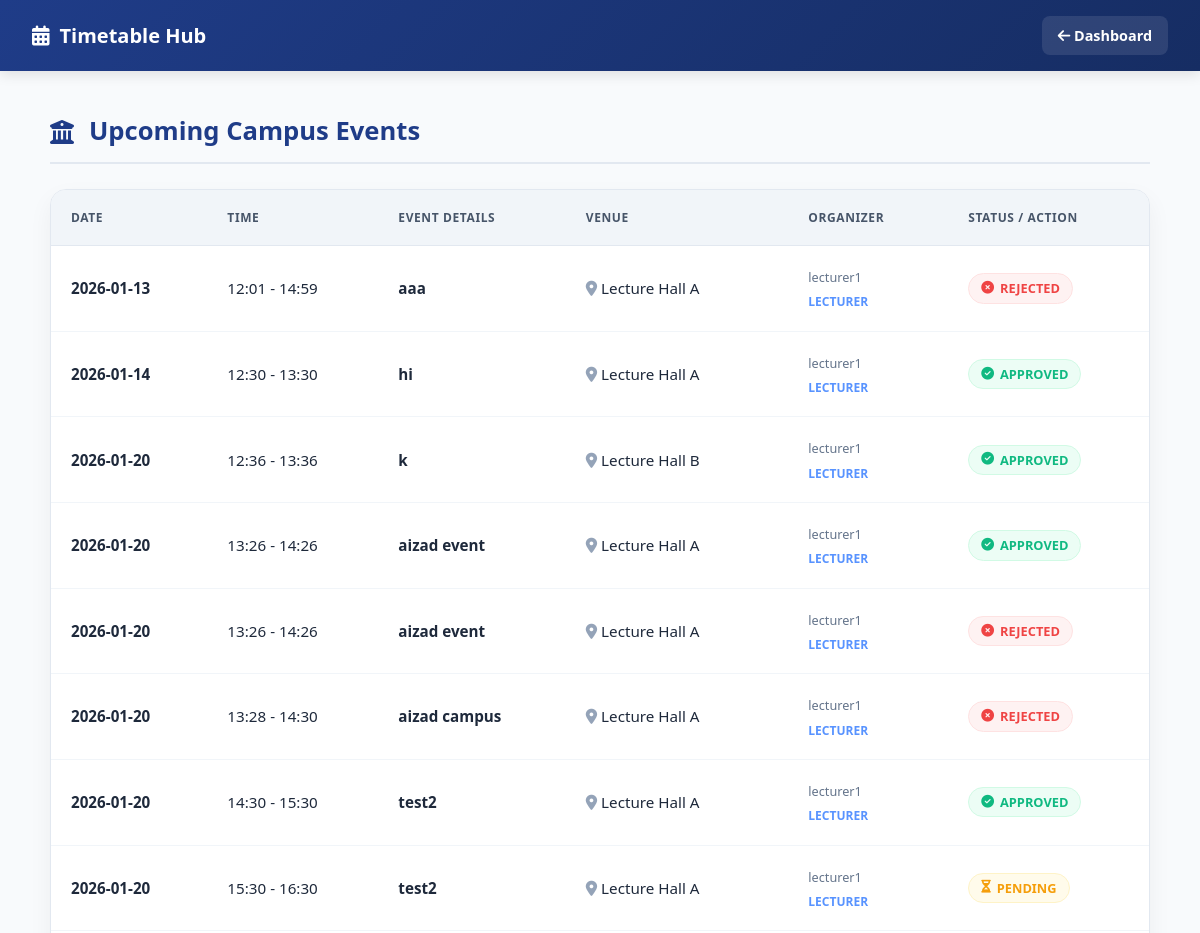
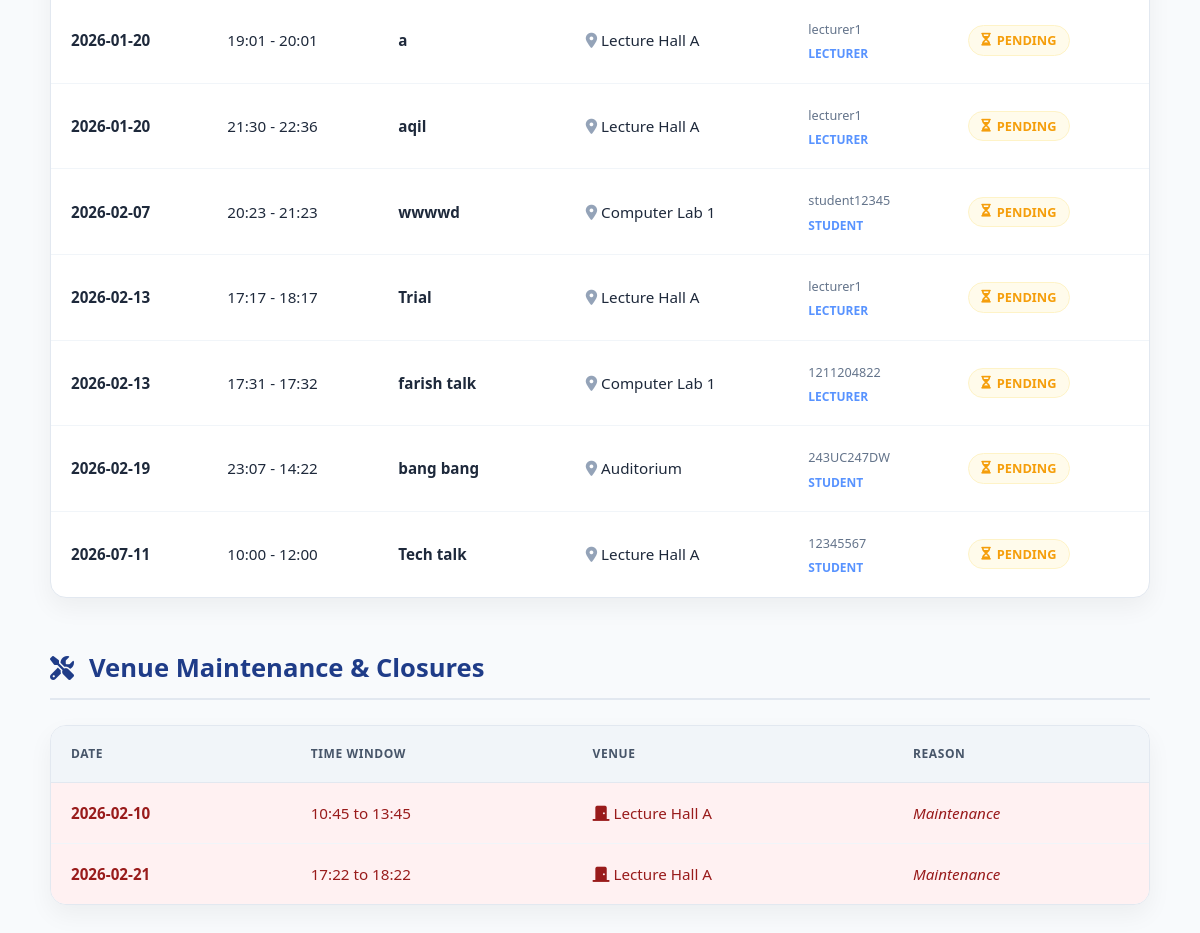
Page /timetable on the committed database (2 pictures, top to bottom).
### tables this page shows
CREATE TABLE venue_bookings (
    id INTEGER PRIMARY KEY AUTOINCREMENT,
    title TEXT NOT NULL,
    date TEXT NOT NULL,
    start_time TEXT NOT NULL,
    end_time TEXT NOT NULL,
    location TEXT NOT NULL,
    booked_by TEXT NOT NULL,
    user_role TEXT NOT NULL
, status TEXT DEFAULT 'pending');

CREATE TABLE venue_unavailability (
    id INTEGER PRIMARY KEY AUTOINCREMENT,
    location TEXT NOT NULL,
    date TEXT NOT NULL,
    start_time TEXT NOT NULL,
    end_time TEXT NOT NULL,
    reason TEXT NOT NULL
);

### app.py (the view)
@app.route('/timetable')
def timetable():
    events = query_db(
        ADMIN_DB,
        """
        SELECT
            id,
            title,
            date,
            start_time,
            end_time,
            location,
            booked_by,
            user_role,
            status
        FROM venue_bookings
        ORDER BY date, start_time
        """
    )
    unavailable = query_db(
        ADMIN_DB,
        """
        SELECT
            location,
            date,
            start_time,
            end_time,
            reason
        FROM venue_unavailability
        ORDER BY date, start_time
        """
    )
    return render_template(
        'timetable.html',
        events=events,
        unavailable=unavailable
    )

### app.py (called while the page is built)
def query_db(db, query, args=(), one=False):
    conn = sqlite3.connect(db)
    conn.row_factory = sqlite3.Row
    cur = conn.cursor()
    cur.execute(query, args)
    conn.commit()
    result = cur.fetchall()
    conn.close()
    return result[0] if one and result else result

### templates/timetable.html (shortened to what this page needs)
<!DOCTYPE html>
<html lang="en">
<head>
    <link rel="stylesheet" href="https://cdnjs.cloudflare.com/ajax/libs/font-awesome/6.4.0/css/all.min.css">
</head>
<body>
<div class="navbar">
    <h3><i class="fas fa-calendar-alt"></i> Timetable Hub</h3>
    <a href="{{ url_for('dashboard') }}"><i class="fas fa-arrow-left"></i> Dashboard</a>
</div>
<div class="container">
    <div class="section-header">
        <i class="fas fa-university"></i>
        <h2>Upcoming Campus Events</h2>
    </div>
    <div class="table-card">
        <table>
            <thead>
                <tr>
                    <th>Date</th>
                    <th>Time</th>
                    <th>Event Details</th>
                    <th>Venue</th>
                    <th>Organizer</th>
                    <th>Status / Action</th>
                </tr>
            </thead>
            <tbody>
                {% for event in events %}
                <tr>
                    <td><strong>{{ event[2] }}</strong></td>
                    <td>{{ event[3] }} - {{ event[4] }}</td>
                    <td><strong>{{ event[1] }}</strong></td>
                    <td><i class="fas fa-map-marker-alt" style="color:#94a3b8"></i> {{ event[5] }}</td>
                    <td>
                        <small style="color: #64748b;">{{ event[6] }}</small><br>
                        <span style="font-size: 0.75rem; font-weight: 600; color: var(--secondary)">{{ event[7] | upper }}</span>
                    </td>
                    <td>
                        {% if session.get('role') == 'admin' and event[8] == 'pending' %}
                            <div class="admin-actions">
                                <a href="{{ url_for('approve_reject_booking', booking_id=event[0], action='approve') }}" class="action-btn approve-btn">Approve</a>
                                <a href="{{ url_for('approve_reject_booking', booking_id=event[0], action='reject') }}" class="action-btn reject-btn">Reject</a>
                            </div>
                        {% else %}
                            {% if event[8] == 'pending' %}
                                <span class="status-badge badge-pending"><i class="fas fa-hourglass-half"></i> Pending</span>
                            {% elif event[8] == 'approved' %}
                                <span class="status-badge badge-approved"><i class="fas fa-check-circle"></i> Approved</span>
                            {% elif event[8] == 'rejected' %}
                                <span class="status-badge badge-rejected"><i class="fas fa-times-circle"></i> Rejected</span>
                            {% else %}
                                {{ event[8] }}
                            {% endif %}
                        {% endif %}
                    </td>
                </tr>
                {% else %}
                <tr>
                    <td colspan="6" style="text-align: center; color: #94a3b8; padding: 40px;">No events scheduled yet.</td>
                </tr>
                {% endfor %}
            </tbody>
        </table>
    </div>
    <div class="section-header">
        <i class="fas fa-tools"></i>
        <h2>Venue Maintenance & Closures</h2>
    </div>
    <div class="table-card">
        <table>
            <thead>
                <tr>
                    <th>Date</th>
                    <th>Time Window</th>
                    <th>Venue</th>
                    <th>Reason</th>
                </tr>
            </thead>
            <tbody>
                {% for u in unavailable %}
                <tr class="row-unavailable">
                    <td><strong>{{ u[1] }}</strong></td>
                    <td>{{ u[2] }} to {{ u[3] }}</td>
                    <td><i class="fas fa-door-closed"></i> {{ u[0] }}</td>
                    <td class="reason-tag">{{ u[4] or 'Restricted Access' }}</td>
                </tr>
                {% else %}
                <tr>
                    <td colspan="5" style="text-align: center; color: #94a3b8; padding: 40px;">All venues are currently available.</td>
                </tr>
                {% endfor %}
            </tbody>
        </table>
    </div>
</div>
</body>
</html>

### templates/timetable.html (style rules this page uses)
:root { --primary: #1f3c88; --secondary: #5893ff; --bg: #f8fafc; --text: #1e293b; --border: #e2e8f0; --pending: #f59e0b; --approved: #10b981; --rejected: #ef4444; --unavailable-bg: #fff1f2; --unavailable-text: #991b1b; }
body { font-family: 'Segoe UI', sans-serif; background-color: var(--bg); color: var(--text); margin: 0; line-height: 1.6; }
.navbar { background: linear-gradient(135deg, var(--primary) 0%, #162d63 100%); color: white; padding: 1rem 2rem; display: flex; justify-content: space-between; align-items: center; box-shadow: 0 4px 12px rgba(0,0,0,0.1); position: sticky; top: 0; z-index: 1000; }
.navbar h3 { margin: 0; font-size: 1.25rem; display: flex; align-items: center; gap: 10px; }
.navbar a { color: white; text-decoration: none; font-weight: 600; font-size: 0.9rem; padding: 8px 16px; background: rgba(255,255,255,0.1); border-radius: 8px; transition: all 0.3s ease; }
.container { max-width: 1100px; margin: 40px auto; padding: 0 20px 60px; }
.section-header { display: flex; align-items: center; gap: 15px; margin-bottom: 25px; padding-bottom: 10px; border-bottom: 2px solid var(--border); }
.section-header i { font-size: 1.5rem; color: var(--primary); }
h2 { margin: 0; color: var(--primary); font-size: 1.6rem; }
.table-card { background: white; border-radius: 16px; box-shadow: 0 10px 25px rgba(0,0,0,0.05); overflow: hidden; border: 1px solid var(--border); margin-bottom: 50px; }
table { width: 100%; border-collapse: collapse; text-align: left; }
th { background-color: #f1f5f9; color: #475569; font-weight: 700; text-transform: uppercase; font-size: 0.75rem; letter-spacing: 0.05em; padding: 18px 20px; border-bottom: 1px solid var(--border); }
td { padding: 18px 20px; border-bottom: 1px solid #f1f5f9; font-size: 0.95rem; }
tr:last-child td { border-bottom: none; }
.status-badge { display: inline-flex; align-items: center; gap: 6px; padding: 4px 12px; border-radius: 20px; font-size: 0.8rem; font-weight: 700; text-transform: uppercase; }
.badge-pending { background: #fffbeb; color: var(--pending); border: 1px solid #fef3c7; }
.badge-approved { background: #ecfdf5; color: var(--approved); border: 1px solid #d1fae5; }
.badge-rejected { background: #fef2f2; color: var(--rejected); border: 1px solid #fee2e2; }
.row-unavailable { background-color: var(--unavailable-bg); }
.row-unavailable td { color: var(--unavailable-text); }
.reason-tag { font-style: italic; color: #64748b; }

### rows in the picture
venue_bookings: date "2026-01-13", start_time "12:01", end_time "14:59", title "aaa", location "Lecture Hall A", booked_by "lecturer1", user_role "LECTURER", status "rejected" (drawn)
venue_bookings: date "2026-01-14", start_time "12:30", end_time "13:30", title "hi", location "Lecture Hall A", booked_by "lecturer1", user_role "LECTURER", status "approved" (drawn)
venue_bookings: date "2026-01-20", start_time "12:36", end_time "13:36", title "k", location "Lecture Hall B", booked_by "lecturer1", user_role "LECTURER", status "approved" (drawn)
venue_bookings: date "2026-01-20", start_time "13:26", end_time "14:26", title "aizad event", location "Lecture Hall A", booked_by "lecturer1", user_role "LECTURER", status "approved" (drawn)
venue_bookings: date "2026-01-20", start_time "13:26", end_time "14:26", title "aizad event", location "Lecture Hall A", booked_by "lecturer1", user_role "LECTURER", status "rejected" (drawn)
venue_bookings: date "2026-01-20", start_time "13:28", end_time "14:30", title "aizad campus", location "Lecture Hall A", booked_by "lecturer1", user_role "LECTURER", status "rejected" (drawn)
venue_bookings: date "2026-01-20", start_time "14:30", end_time "15:30", title "test2", location "Lecture Hall A", booked_by "lecturer1", user_role "LECTURER", status "approved" (drawn)
venue_bookings: date "2026-01-20", start_time "15:30", end_time "16:30", title "test2", location "Lecture Hall A", booked_by "lecturer1", user_role "LECTURER", status "pending" (drawn)
venue_bookings: date "2026-01-20", start_time "19:01", end_time "20:01", title "a", location "Lecture Hall A", booked_by "lecturer1", user_role "LECTURER", status "pending" (drawn)
venue_bookings: date "2026-01-20", start_time "21:30", end_time "22:36", title "aqil", location "Lecture Hall A", booked_by "lecturer1", user_role "LECTURER", status "pending" (drawn)
venue_bookings: date "2026-02-07", start_time "20:23", end_time "21:23", title "wwwwd", location "Computer Lab 1", booked_by "student12345", user_role "STUDENT", status "pending" (drawn)
venue_bookings: date "2026-02-13", start_time "17:17", end_time "18:17", title "Trial", location "Lecture Hall A", booked_by "lecturer1", user_role "LECTURER", status "pending" (drawn)
venue_bookings: date "2026-02-13", start_time "17:31", end_time "17:32", title "farish talk", location "Computer Lab 1", booked_by "1211204822", user_role "LECTURER", status "pending" (drawn)
venue_bookings: date "2026-02-19", start_time "23:07", end_time "14:22", title "bang bang", location "Auditorium", booked_by "243UC247DW", user_role "STUDENT", status "pending" (drawn)
venue_bookings: date "2026-07-11", start_time "10:00", end_time "12:00", title "Tech talk", location "Lecture Hall A", booked_by "12345567", user_role "STUDENT", status "pending" (drawn)
venue_unavailability: date "2026-02-10", start_time "10:45", end_time "13:45", location "Lecture Hall A", reason "Maintenance"
venue_unavailability: date "2026-02-21", start_time "17:22", end_time "18:22", location "Lecture Hall A", reason "Maintenance"
